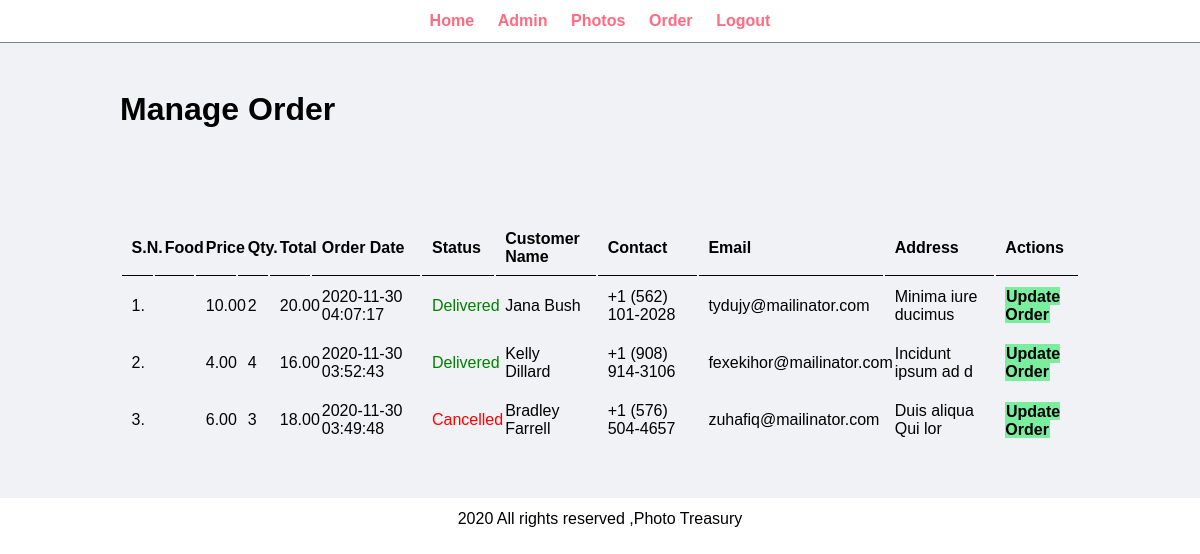
Page /admin/manage-order.php (signed in) on the committed database.
### tables this page shows
CREATE TABLE `tbl_order` (
  `id` int(10) UNSIGNED NOT NULL,
  `photo` varchar(150) NOT NULL,
  `price` decimal(10,2) NOT NULL,
  `qty` int(11) NOT NULL,
  `total` decimal(10,2) NOT NULL,
  `order_date` datetime NOT NULL,
  `status` varchar(50) NOT NULL,
  `customer_name` varchar(150) NOT NULL,
  `customer_contact` varchar(20) NOT NULL,
  `customer_email` varchar(150) NOT NULL,
  `customer_address` varchar(255) NOT NULL
);

### admin/manage-order.php (the view, shortened to what this page needs)
<?php include('partials/menu.php'); ?>
<div class="main-content">
    <div class="wrapper">
        <h1>Manage Order</h1>
                <br /><br /><br />
                <br><br>
                <table class="tbl-full">
                    <tr>
                        <th>S.N.</th>
                        <th>Food</th>
                        <th>Price</th>
                        <th>Qty.</th>
                        <th>Total</th>
                        <th>Order Date</th>
                        <th>Status</th>
                        <th>Customer Name</th>
                        <th>Contact</th>
                        <th>Email</th>
                        <th>Address</th>
                        <th>Actions</th>
                    </tr>
                    <?php
                        $sql = "SELECT * FROM tbl_order ORDER BY id DESC";
                        $res = mysqli_query($conn, $sql);
                        $count = mysqli_num_rows($res);
                        $sn = 1;
                        if($count>0)
                        {
                            while($row=mysqli_fetch_assoc($res))
                            {
                                $id = $row['id'];
                                $food = $row['food'];
                                $price = $row['price'];
                                $qty = $row['qty'];
                                $total = $row['total'];
                                $order_date = $row['order_date'];
                                $status = $row['status'];
                                $customer_name = $row['customer_name'];
                                $customer_contact = $row['customer_contact'];
                                $customer_email = $row['customer_email'];
                                $customer_address = $row['customer_address'];
                                ?>
                                    <tr>
                                        <td><?php echo $sn++; ?>. </td>
                                        <td><?php echo $food; ?></td>
                                        <td><?php echo $price; ?></td>
                                        <td><?php echo $qty; ?></td>
                                        <td><?php echo $total; ?></td>
                                        <td><?php echo $order_date; ?></td>
                                        <td>
                                            <?php
                                                if($status=="Ordered")
                                                {
                                                    echo "<label>$status</label>";
                                                }
                                                elseif($status=="On Delivery")
                                                {
                                                    echo "<label style='color: orange;'>$status</label>";
                                                }
                                                elseif($status=="Delivered")
                                                {
                                                    echo "<label style='color: green;'>$status</label>";
                                                }
                                                elseif($status=="Cancelled")
                                                {
                                                    echo "<label style='color: red;'>$status</label>";
                                                }
                                            ?>
                                        </td>
                                        <td><?php echo $customer_name; ?></td>
                                        <td><?php echo $customer_contact; ?></td>
                                        <td><?php echo $customer_email; ?></td>
                                        <td><?php echo $customer_address; ?></td>
                                        <td>
                                            <a href="<?php echo SITEURL; ?>admin/update-order.php?id=<?php echo $id; ?>" class="btn-secondary">Update Order</a>
                                        </td>
                                    </tr>
                                <?php
                            }
                        }
                        else
                        {
                            echo "<tr><td colspan='12' class='error'>Orders not Available</td></tr>";
                        }
                    ?>
                </table>
    </div>
</div>
<?php include('partials/footer.php'); ?>

### admin/partials/menu.php (shortened to what this page needs)
<html>
    <head>
        <link rel="stylesheet" href="../css/admin.css">
    </head>
    <body>
        <div class="menu text-center">
            <div class="wrapper">
                <ul>
                    <li><a href="index.php">Home</a></li>
                    <li><a href="manage-admin.php">Admin</a></li>
                    <li><a href="manage-photos.php">Photos</a></li>
                    <li><a href="manage-order.php">Order</a></li>
                    <li><a href="logout.php">Logout</a></li>
                </ul>
            </div>
        </div>

### admin/partials/footer.php
<div class="footer">
            <div class="wrapper">
                <p class="text-center">2020 All rights reserved ,<a>Photo Treasury</a></p>
            </div>
        </div>
    </body>
</html>

### css/admin.css (style rules this page uses)
* { margin: 0; padding: 0; font-family: Arial, Helvetica, sans-serif; }
.wrapper { padding: 1%; width: 80%; margin: 0 auto; }
.text-center { text-align: center; }
.tbl-full { width: 100%; }
table tr th { border-bottom: 1px solid black; padding: 1%; text-align: left; }
table tr td { padding: 1%; }
.btn-secondary { background-color: #7bed9f; padding: 1%; color: black; text-decoration: none; font-weight: bold; }
.menu { border-bottom: 1px solid grey; }
.menu ul { list-style-type: none; }
.menu ul li { display: inline; padding: 1%; }
.menu ul li a { text-decoration: none; font-weight: bold; color: #ff6b81; }
.main-content { background-color: #f1f2f6; padding: 3% 0; }

### rows in the picture
tbl_order: price "10.00", qty "2", total "20.00", order_date "2020-11-30 04:07:17", status "Delivered", customer_name "Jana Bush", customer_contact "+1 (562) 101-2028", customer_email "tydujy@mailinator.com", customer_address "Minima iure ducimus"
tbl_order: price "4.00", qty "4", total "16.00", order_date "2020-11-30 03:52:43", status "Delivered", customer_name "Kelly Dillard", customer_contact "+1 (908) 914-3106", customer_email "fexekihor@mailinator.com", customer_address "Incidunt ipsum ad d"
tbl_order: price "6.00", qty "3", total "18.00", order_date "2020-11-30 03:49:48", status "Cancelled", customer_name "Bradley Farrell", customer_contact "+1 (576) 504-4657", customer_email "zuhafiq@mailinator.com", customer_address "Duis aliqua Qui lor"
